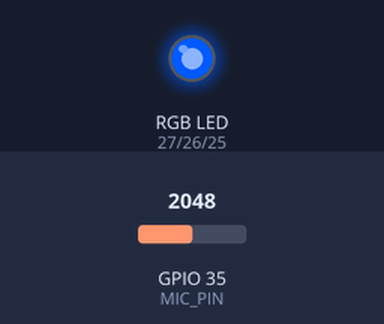
A sketch run on a simulated ESP32. On the bench: an RGB LED mixed from three pins (HIGH = lit). The inputs (shaded band) are chosen by the test bench; at power-on: GPIO 35 (MIC_PIN) = 2048. WiFi joins after 1.5 s; servers stay silent unless stated; no MQTT or app messages arrive unless stated; what the sketch prints to the serial monitor is not drawn.

Above: at 4.0 s.
4.1 s: GPIO 35 (MIC_PIN) set to 2927
6.0 s: GPIO 35 (MIC_PIN) set to 3054
At 8.1 s:
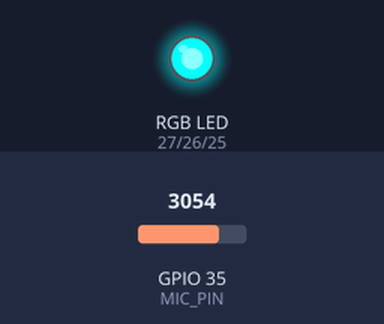
12.4 s: GPIO 35 (MIC_PIN) set to 2960
At 13.8 s:
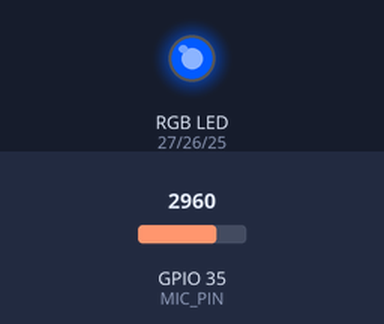
14.4 s: GPIO 35 (MIC_PIN) set to 3040
At 15.7 s:
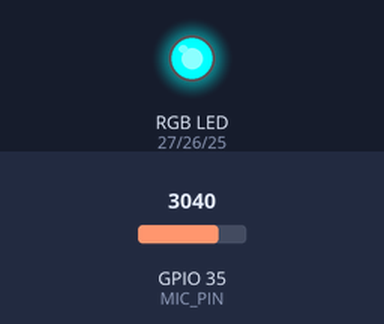
Timing chart, 0 to 17.4 s (numbered marks = the images above; inputs shaded):
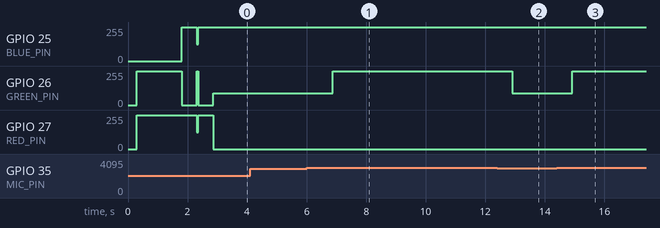

The sketch:

node2.ino
```cpp
#include <WiFi.h>
#define MQTT_MAX_PACKET_SIZE 512
#include <PubSubClient.h>
#include <ArduinoJson.h>

// =========================
// CONFIG
// =========================
#define WIFI_SSID     "WifiNAme"       // Replace with name of your Wifi
#define WIFI_PASS     "WifiPass"       // Replace with the password of your Wifi
#define MQTT_BROKER   "xxx.xxx.X.X"    // Replace with Rock Pi IP
#define MQTT_PORT     1883
#define MQTT_USER     "esp32user"      // Replace with MQTT user name for ESP32
#define MQTT_PASS     "yourpassword"   // Replace with the password you set

#define MIC_PIN      35
#define RED_PIN      27
#define GREEN_PIN    26
#define BLUE_PIN     25

#define NODE_ID      "node2"

// =========================
// OBJECTS
// =========================
WiFiClient espClient;
PubSubClient mqtt(espClient);

// =========================
// TOPICS
// =========================
const char* PUB_DATA    = "iot/node2/data";
const char* PUB_STATUS  = "iot/network/status";
const char* SUB_COMMAND = "iot/node2/command";
const char* SUB_NODE1   = "iot/node1/data";
const char* SUB_NODE3   = "iot/node3/data";
const char* SUB_NODE4   = "iot/node4/data";
const char* SUB_NETWORK = "iot/network/message";

// =========================
// SHARED STATE FROM OTHER NODES
// =========================
float node1_temp     = 0;
float node1_humidity = 0;
int   node1_ozone    = 0;
int   node3_uptime   = 0;
bool  node1_online   = false;
bool  node3_online   = false;
bool  node4_online   = false;
int   network_alerts = 0;

// =========================
// LED HELPER
// KY-016 is common anode — values are inverted
// =========================
void setColor(int r, int g, int b) {
  analogWrite(RED_PIN,   255 - r);
  analogWrite(GREEN_PIN, 255 - g);
  analogWrite(BLUE_PIN,  255 - b);
}

void ledOff() {
  setColor(0, 0, 0);
}

// =========================
// SOUND LEVEL → LED COLOR
// Green  = quiet    (raw < 1500)
// Yellow = medium   (raw 1500–3000)
// Red    = loud     (raw > 3000)
// Purple = MQTT disconnected
// =========================
void updateLED(int sound) {
  if (sound > 3000) {
    setColor(255, 0, 0);
  } else if (sound > 1500) {
    setColor(255, 165, 0);
  } else {
    setColor(0, 255, 0);
  }
}

// =========================
// WIFI
// =========================
void connectWiFi() {
  WiFi.begin(WIFI_SSID, WIFI_PASS);
  Serial.print("Connecting to WiFi");
  setColor(0, 0, 255);
  while (WiFi.status() != WL_CONNECTED) {
    delay(500);
    Serial.print(".");
  }
  Serial.println("\nWiFi connected: " + WiFi.localIP().toString());
  setColor(0, 255, 0);
  delay(500);
  ledOff();
}

// =========================
// MQTT RECEIVE
// No delays inside here — delays block mqtt.loop()
// and cause disconnections
// =========================
void onMessage(char* topic, byte* payload, unsigned int length) {
  String msg = "";
  for (int i = 0; i < length; i++) msg += (char)payload[i];

  Serial.println("MSG from [" + String(topic) + "]: " + msg);

  // ── Commands from dashboard ──
  if (String(topic) == "iot/node2/command") {
    if (msg == "PING") {
      mqtt.publish(PUB_STATUS, "{\"node\":\"node2\",\"status\":\"alive\"}");
    }
    if (msg == "STATUS") {
      int sound = analogRead(MIC_PIN);
      StaticJsonDocument<1024> doc;
      doc["node"]      = "node2";
      doc["sound"]     = sound;
      doc["requested"] = true;
      char buf[1024];
      serializeJson(doc, buf);
      mqtt.publish(PUB_DATA, buf);
    }
  }

  // ── Data from Node 1 ──
  if (String(topic) == "iot/node1/data") {
    StaticJsonDocument<1024> doc;
    DeserializationError err = deserializeJson(doc, msg);
    if (!err) {
      node1_temp     = doc["temp"]     | 0.0;
      node1_humidity = doc["humidity"] | 0.0;
      node1_ozone    = doc["ozone"]    | 0;
      node1_online   = true;

      Serial.println("Node1 → temp:" + String(node1_temp) +
                     " humidity:" + String(node1_humidity) +
                     " ozone:" + String(node1_ozone));

      // Alert if node1 temp is high
      if (node1_temp > 35.0) {
        String alert = "{\"from\":\"node2\",\"alert\":\"Node1 high temperature\",\"value\":"
                       + String(node1_temp) + "}";
        mqtt.publish("iot/network/message", alert.c_str());
        Serial.println("Alert sent: Node1 high temp");
        network_alerts++;
      }

      // Alert if node1 ozone is high
      if (node1_ozone > 800) {
        String alert = "{\"from\":\"node2\",\"alert\":\"Node1 high ozone\",\"value\":"
                       + String(node1_ozone) + "}";
        mqtt.publish("iot/network/message", alert.c_str());
        Serial.println("Alert sent: Node1 high ozone");
        network_alerts++;
      }
    }
  }

  // ── Data from Node 3 ──
  if (String(topic) == "iot/node3/data") {
    StaticJsonDocument<1024> doc;
    DeserializationError err = deserializeJson(doc, msg);
    if (!err) {
      node3_uptime = doc["uptime"] | 0;
      node3_online = true;
      Serial.println("Node3 → uptime:" + String(node3_uptime) + "s");
    }
  }

  // ── Data from Node 4 ──
  if (String(topic) == "iot/node4/data") {
    StaticJsonDocument<1024> doc;
    DeserializationError err = deserializeJson(doc, msg);
    if (!err) {
      node4_online = true;
      Serial.println("Node4 → online");
    }
  }

  // ── Network-wide messages ──
  if (String(topic) == "iot/network/message") {
    Serial.println("NETWORK MSG: " + msg);
  }
}

// =========================
// MQTT CONNECT
// =========================
void connectMQTT() {
  setColor(128, 0, 128);
  while (!mqtt.connected()) {
    Serial.print("Connecting to MQTT...");
    if (mqtt.connect(NODE_ID, MQTT_USER, MQTT_PASS)) {
      Serial.println("connected");
      mqtt.subscribe(SUB_COMMAND);
      mqtt.subscribe(SUB_NODE1);
mqtt.subscribe(SUB_NODE3);
    mqtt.subscribe(SUB_NODE4);
    mqtt.subscribe(SUB_NETWORK);
      mqtt.publish(PUB_STATUS, "{\"node\":\"node2\",\"status\":\"online\"}");
      mqtt.publish("iot/network/message",
                   "{\"from\":\"node2\",\"event\":\"joined\"}");
      setColor(0, 255, 0);
      delay(500);
      ledOff();
    } else {
      Serial.print("failed, rc=");
      Serial.print(mqtt.state());
      Serial.println(" — retrying in 2s");
      delay(2000);
    }
  }
}

// =========================
// SETUP
// =========================
void setup() {
  Serial.begin(115200);
  pinMode(RED_PIN,   OUTPUT);
  pinMode(GREEN_PIN, OUTPUT);
  pinMode(BLUE_PIN,  OUTPUT);
  ledOff();

  // Startup flash white
  setColor(255, 255, 255);
  delay(300);
  ledOff();

  connectWiFi();
  mqtt.setServer(MQTT_BROKER, MQTT_PORT);
  mqtt.setCallback(onMessage);
  mqtt.setBufferSize(512);
  Serial.println("MQTT buffer: " + String(mqtt.getBufferSize()) + " bytes");
  connectMQTT();
}

// =========================
// LOOP
// =========================
void loop() {
  if (!mqtt.connected()) {
    setColor(128, 0, 128);
    connectMQTT();
  }
  mqtt.loop();

  int   sound   = analogRead(MIC_PIN);
  float sound_v = sound * (3.3 / 4095.0);

  // Update LED based on sound level
  updateLED(sound);

  // Build JSON
  StaticJsonDocument<1024> doc;
  doc["node"]         = "node2";
  doc["sound"]        = sound;
  doc["sound_v"]      = round(sound_v * 100) / 100.0;
  doc["ip"]           = WiFi.localIP().toString();
  doc["rssi"]         = WiFi.RSSI();
  doc["node1_online"] = node1_online;
  doc["node3_online"] = node3_online;
  doc["node4_online"] = node4_online;
  doc["network_alerts"] = network_alerts;

  char buffer[1024];
  serializeJson(doc, buffer);

  mqtt.publish(PUB_DATA, buffer);
  Serial.println("Published: " + String(buffer));

  delay(2000);
}
```

Measured:
- the behaviour switches between 3000 and 3001 on GPIO 35 (MIC_PIN) (found by bisection; images 0 and 1)
- after the input at 4.1 s, every drawn part: stays the same
- after the input at 6.0 s, GPIO 26 (GREEN_PIN): 90/255 → 255/255 after 0.88 s
- after the input at 12.4 s, GPIO 26 (GREEN_PIN): 255/255 → 90/255 after 0.51 s
- after the input at 14.4 s, GPIO 26 (GREEN_PIN): 90/255 → 255/255 after 0.52 s
